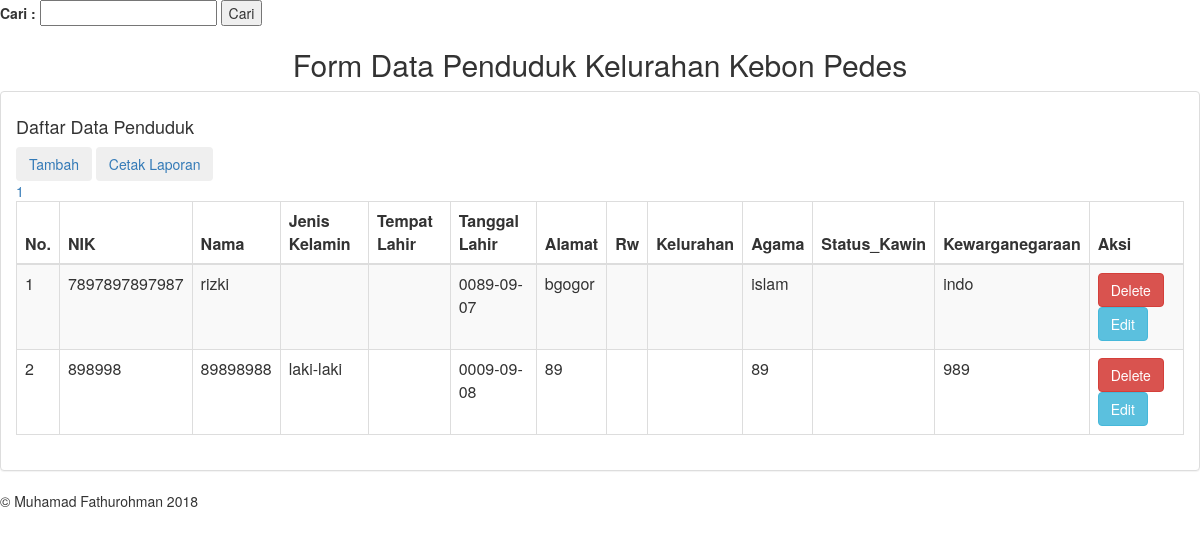
Page /lihatdatapenduduk.php on the earlier database version.
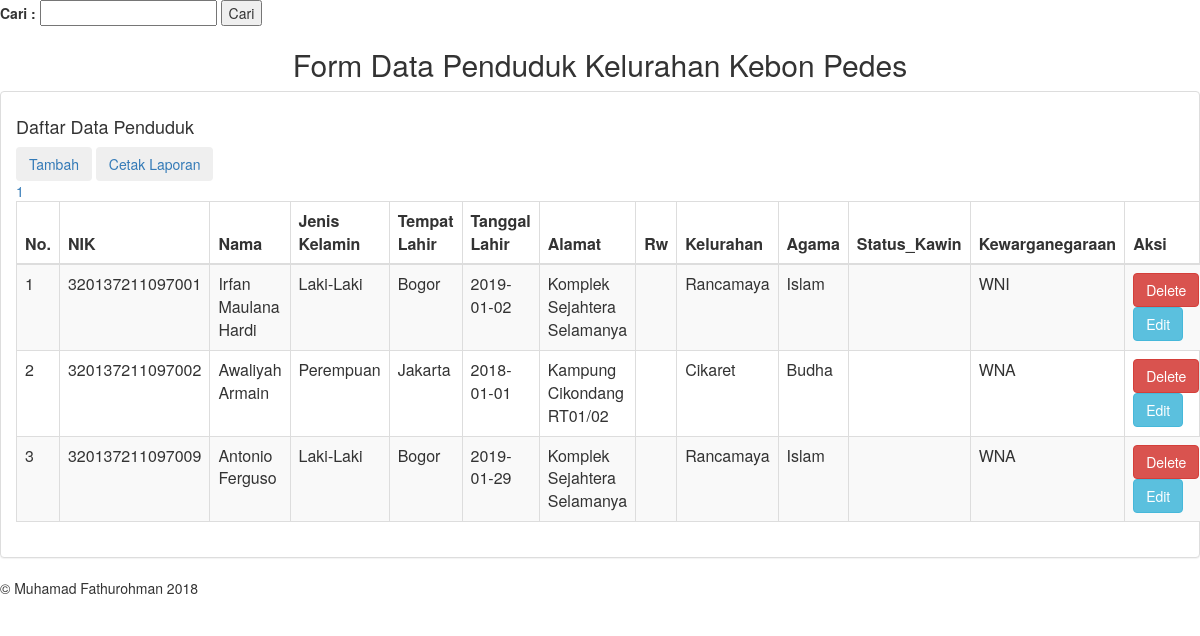
Same page on the later database version.
### tables this page shows
CREATE TABLE `data_penduduk` (
  `id` int(200) NOT NULL,
  `nik` varchar(20) NOT NULL,
  `nama` varchar(30) DEFAULT NULL,
  `jenis_kelamin` enum('Laki-Laki','Perempuan') DEFAULT NULL,
  `tempat_lahir` varchar(20) DEFAULT NULL,
  `tanggal_lahir` date DEFAULT NULL,
  `alamat` varchar(50) DEFAULT NULL,
  `kelurahan` enum('Pakuan','Genteng','Kertamaya','Rancamaya','Cipaku','Muarasari','Harjasari','Bojongkerta','Ranggamekar','Empang','Lawanggintung','Mulyaharja','Pamoyanan','Cikaret','Batutulis','Bondongan') DEFAULT NULL,
  `agama` enum('Islam','Protestan','Katolik','Hindu','Budha','Konghuchu','Lain-Lain') DEFAULT NULL,
  `pendidikan` enum('SD','SMP','SMA/SMK','D3','S1','S2','S3') DEFAULT NULL,
  `status` enum('Menikah','Belum Menikah','Duda','Janda') DEFAULT NULL,
  `kewarganegaraan` enum('WNI','WNA') DEFAULT NULL
);

### lihatdatapenduduk.php (the view, shortened to what this page needs)
<link href="css/bootstrap.css" rel="stylesheet">
 <form action="?pages=lihatdatapenduduk&Search=data" method="POST">
 	<label>Cari :</label>
 	<input type="text" name="cari">
 	<input type="submit" value="Cari" name="Search" id="Search">
 </form>
<h2 align="center">Form Data Penduduk Kelurahan Kebon Pedes</h2>
<div class="row">
	<div class="col-md-12">
		<div class="panel panel-default">
			<div class="panel-body">
				<h4>Daftar Data Penduduk</h4>
				<div class="table-toolbar"
                                                                      >
                                            <a href="?pages=tambahpenduduk" data-toggle="modal" class="config">
                                                <button class="btn green">
                                                    Tambah <i class="icon-plus"></i>
                                                </button>
                                            </a>
                                            <a href="exportpenduduk.php" >
                                                <button class="btn green">
                                                    Cetak Laporan <i class="icon-plus"></i>
                                                </button>
                                            </a>
				<table class="table table-striped table-bordered">
					<thead>
						<tr>
							<th>No.</th>
							<th>NIK</th>
							<th>Nama</th>
							<th>Jenis Kelamin</th>
							<th>Tempat Lahir</th>
							<th>Tanggal Lahir</th>
							<th>Alamat</th>
							<th>Rw</th>
							<th>Kelurahan</th>
							<th>Agama</th>
							<th>Status_Kawin</th>
							<th>Kewarganegaraan</th>
							<th>Aksi</th>
						</tr>
					</thead>
					<tbody>
						<?php
							  $halaman = 5;
							  $page = isset($_GET["halaman"]) ? (int)$_GET["halaman"] : 1;
							  $mulai = ($page>1) ? ($page * $halaman) - $halaman : 0;
							  $result = mysql_query("SELECT * FROM data_penduduk");
							  $total = mysql_num_rows($result);
							  $pages = ceil($total/$halaman);
							if(isset($_GET['Search'])){
								$cari = $_POST['cari'];
								$data = mysql_query("select * from data_penduduk where
									nik like '%".$cari."%' or
									nama like '%".$cari."%' or
									jenis_kelamin like '%".$cari."%' or
									tempat_lahir like '%".$cari."%' or
									tanggal_lahir like '%".$cari."%' or
									alamat like '%".$cari."%' or
									rw like '%".$cari."%' or
									kelurahan like '%".$cari."%' or
									agama like '%".$cari."%' or
									status_kawin like '%".$cari."%' or
									kewarganegaraan like '%".$cari."%'
									LIMIT $mulai, $halaman");
							}
							else {
								$data = mysql_query("select * from data_penduduk LIMIT $mulai, $halaman");
							}
							$no = 1;
							while ($d= mysql_fetch_array($data)){ ?>
							<tr>
								<td><?php echo $no++; ?></td>
								<td><?php echo $d['nik'];?></td>
								<td><?php echo $d['nama'];?></td>
								<td><?php echo $d['jenis_kelamin'];?></td>
								<td><?php echo $d['tempat_lahir'];?></td>
								<td><?php echo $d['tanggal_lahir'];?></td>
								<td><?php echo $d['alamat'];?></td>
								<td><?php echo $d['rw'];?></td>
								<td><?php echo $d['kelurahan'];?></td>
								<td><?php echo $d['agama'];?></td>
								<td><?php echo $d['status_kawin'];?></td>
								<td><?php echo $d['kewarganegaraan'];?></td>
								<td>
										<a href='?pages=deletedata&id=<?php echo $d['id']; ?>' onclick='return konfirmasi()'
										class='center btn btn-gradient btn-danger'>
										Delete</a>
										<a href='?pages=editpenduduk&id=<?php echo $d['id']; ?>'
										class='center btn btn-gradient btn-info'>
										Edit</a>
										</td>
									<?php } ?>
								<div class="">
								  <?php for ($i=1; $i<=$pages ; $i++){ ?>
								  <a href="?pages=lihatdatapenduduk&amp;halaman=<?php echo $i; ?>"><?php echo $i; ?></a>
								  <?php } ?>
								</div>
							</tr>
						</tbody>
					</table>
				</div>
			</div>
		</div>
	</div>
</div>
<footer class="row" style="position: relative;">
	        <p class="col-md-9 col-sm-9 col-xs-12 copyright">&copy; Muhamad Fathurohman 2018</p>
    	</footer>

Differences in the rows shown:
removed data_penduduk: nik "7897897897987", nama "rizki", tanggal_lahir "0089-09-07", alamat "bgogor", agama "islam", kewarganegaraan "indo"
removed data_penduduk: nik "898998", nama "89898988", jenis_kelamin "laki-laki", tanggal_lahir "0009-09-08", alamat "89", agama "89", kewarganegaraan "989"
added data_penduduk: nik "320137211097001", nama "Irfan Maulana Hardi", jenis_kelamin "Laki-Laki", tempat_lahir "Bogor", tanggal_lahir "2019-01-02", alamat "Komplek Sejahtera Selamanya", kelurahan "Rancamaya", agama "Islam", kewarganegaraan "WNI"
added data_penduduk: nik "320137211097002", nama "Awaliyah Armain", jenis_kelamin "Perempuan", tempat_lahir "Jakarta", tanggal_lahir "2018-01-01", alamat "Kampung Cikondang RT01/02", kelurahan "Cikaret", agama "Budha", kewarganegaraan "WNA"
added data_penduduk: nik "320137211097009", nama "Antonio Ferguso", jenis_kelamin "Laki-Laki", tempat_lahir "Bogor", tanggal_lahir "2019-01-29", alamat "Komplek Sejahtera Selamanya", kelurahan "Rancamaya", agama "Islam", kewarganegaraan "WNA"
